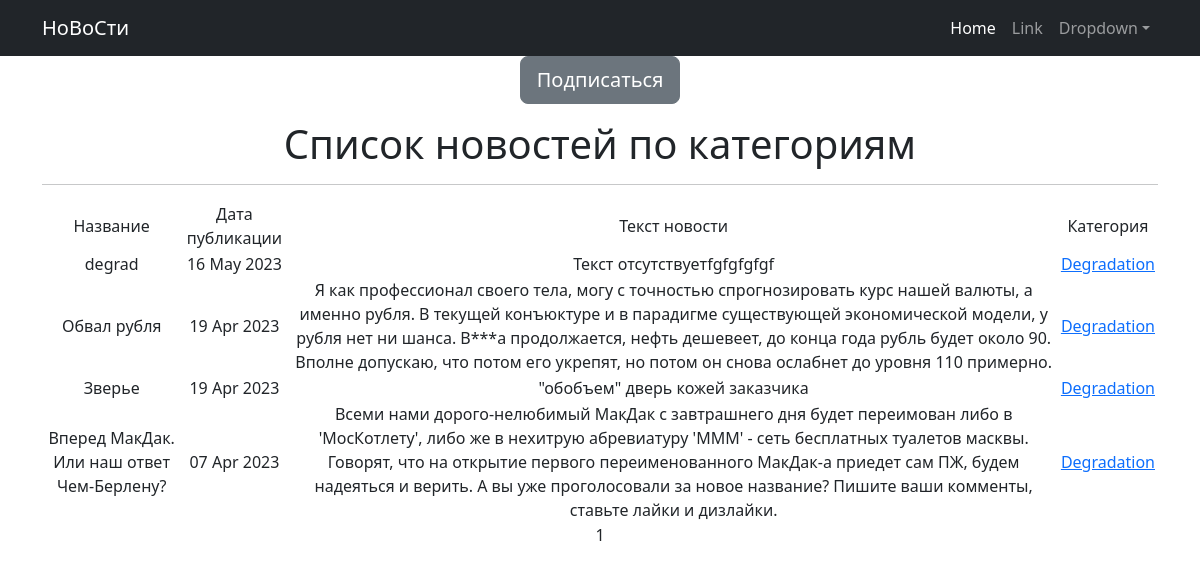
/post/categories/4, run on an earlier commit of the app's database.
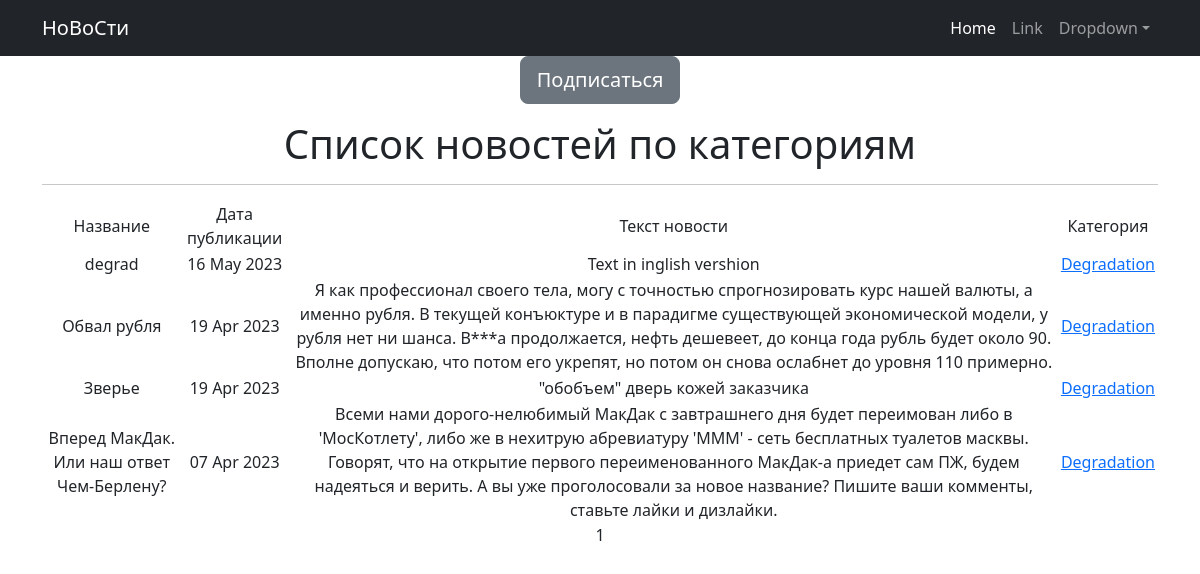
And on a later commit of the database.
### news_app/models.py (models this page shows, shortened)
class Post(models.Model):
    NEWS = 'NW'
    ARTICLE = 'AR'
    N_or_A = [(NEWS, 'Новость'), (ARTICLE, 'Статья')]
    title = models.CharField(max_length=128)
    author = models.ForeignKey('Author', on_delete=models.CASCADE)
    news_or_article = models.CharField(max_length=2, choices=N_or_A, default=NEWS)
    date_in = models.DateTimeField(auto_now_add=True)
    post_category = models.ManyToManyField(Category, through='PostCategory')
    text = models.TextField(default="Текст отсутствует")
    post_rating = models.SmallIntegerField(default=0)
    class Meta: # меняем в админке названия моделей на удобоваримый
        verbose_name = 'Пост'
        verbose_name_plural = 'Пост-ы'

### news_app/views.py (the view)
# urls.py: path('categories/<int:pk>', CategoryListView.as_view(), name='category_list'), # name='category_list' используем в шаблоне category_list
class CategoryListView(NewsList): # Создаем страницу в которой посты отфильтрованы по категориям. наследуемся от вью NewsList.
    model = Post
    template_name = 'category_list.html'
    context_object_name = 'category_news_list'  # имя по которому мы будем обращаться к данному вью в шаблоне
    def get_queryset(self): # будем получать на 'post/categories/<int:pk>' отфильтрованные по=id категории
        self.post_category = get_object_or_404(Category, id=self.kwargs['pk']) #если категорию удалили, а мы к ней обратимся по id, то ошибка 404 не повесит сервер
        queryset = Post.objects.filter(post_category=self.post_category).order_by('-date_in') #вернем queryset без 404 ошибке и отфильтруем его по дате создания -date_in
        return queryset
    def get_context_data(self, **kwargs): # добавили 2 переменные is_not_suscriber и category. использ их в шаблоне category_list.html
        context = super().get_context_data(**kwargs)
        context['is_not_subscriber'] = self.request.user not in self.post_category.subscribers.all()
        context['subscriber'] = self.request.user in self.post_category.subscribers.all()
        context['category'] = self.post_category
        return context

### news_app/models.py (called while the page is built)
    def __str__(self): # теперь в БД во вкладке http://127.0.0.1:8000/admin/news_app/post/ названия категорий на понятном языке
        return self.name_category

### news_app/templatetags/custom_filters.py (called while the page is built)
@register.filter()
def censor(text):
    text_list = text.split()
    censored_text_list = []
    for word in text_list:
        clean_word = ''.join(s for s in word if s not in string.punctuation)
        if clean_word.lower() in bad_words:
            censored_word = clean_word[0] + (len(clean_word) - 2) * '*' + clean_word[-1]
            censored_text_list.append(word.replace(clean_word, censored_word))
        else:
            censored_text_list.append(word)
    return ' '.join(censored_text_list)

### news_app/views.py (called while the page is built)
    def get_context_data(self, **kwargs):
        context = super().get_context_data(**kwargs)
        context['curent_time'] = timezone.now()
        context['timezones'] = pytz.common_timezones # добавляем в контекст все доступные часовые пояса
        return context

### templates/category_list.html (shortened to what this page needs)
<!DOCTYPE html>
{% extends 'flatpages/default.html' %}
{% load custom_filters %}
{% load custom_tags %}
{% block content %}
   {% if is_not_subscriber %}
       <p class="text-center"> <a href="{% url 'subscribe' category.id %}" class="btn btn-secondary btn-lg">Подписаться</a> </p>
   {% endif %}
   <h1>Список новостей по категориям</h1>
   <hr>
   {% if category_news_list %}
       <table>
           <tr>
               <td>Название</td>
               <td>Дата публикации</td>
               <td>Текст новости</td>
               <td>Категория</td>
           </tr>
           {% for p in category_news_list %}
           <tr>
               <td>{{ p.title|censor }}</td>
               <td>{{ p.date_in|date:'d M Y' }}</td>
               <td>{{ p.text|censor }}</td>
               <td>
                   {% for categ in p.post_category.all %}
                       <a href="{% url 'category_list' categ.id %}">{{ categ }}</a>
                   {% endfor %}
               </td>
               <td>
               </td>
           </tr>
           {% endfor %}
       </table>
   {% else %}
       <h2>Новостей нет!</h2>
   {% endif %}
   {{ page_obj.number }}
{% endblock content %}

What changed in the data, as far as the page shows it:
changed Post "degrad": text|censor "Текст отсутствуетfgfgfgfgf" → "Text in inglish vershion"
